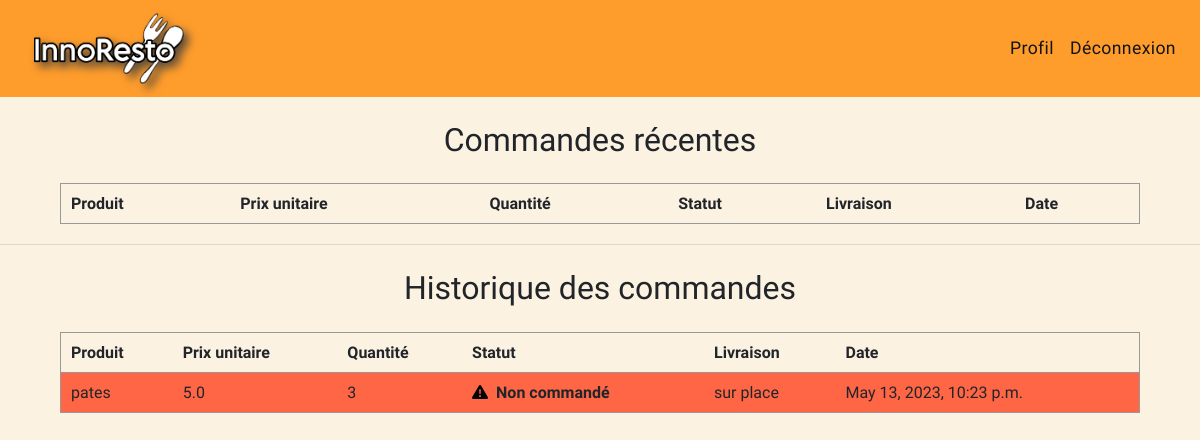
The page /commande (signed in) on the database as committed earlier.
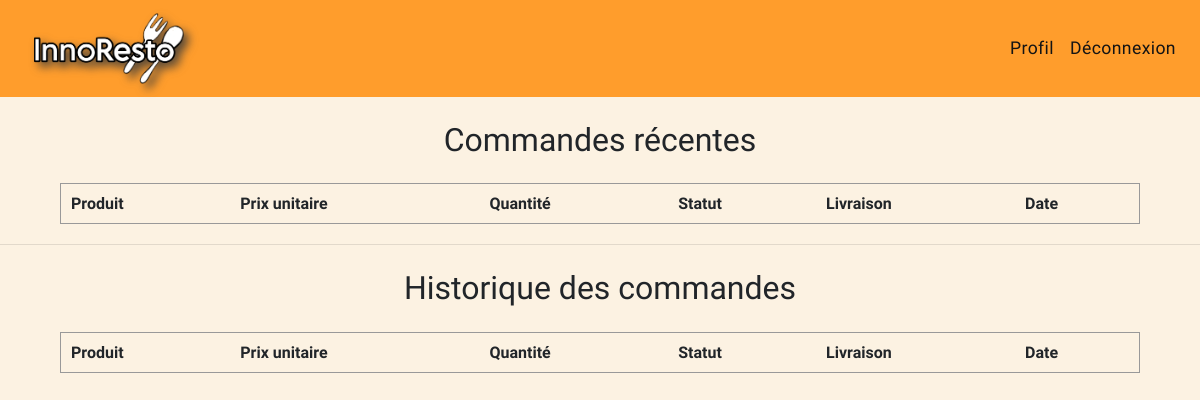
The same page on the database as committed later.
### app1/models.py (models this page shows, shortened)
class Order(models.Model):
    user = models.ForeignKey(settings.AUTH_USER_MODEL, on_delete=models.CASCADE, null=True, blank=True)
    product = models.ForeignKey('Product', on_delete=models.CASCADE)
    quantity = models.IntegerField(default=1)
    ordered = models.BooleanField(default=False)
    ordered_date = models.DateTimeField(auto_now_add=True, null=True)
    processed = models.BooleanField(default=False)
    delivery = models.BooleanField(default=False)

class Product(models.Model):
    name = models.CharField(max_length=128)
    slug = models.SlugField(unique=True, max_length=255, blank=True, null=True, editable=False)
    price = models.FloatField(default=0.0)
    description = models.TextField(blank=True)
    thumbnail = models.ImageField(upload_to="products", blank=True, null=True)
    restaurant = models.ForeignKey(Restaurant, on_delete=models.CASCADE, related_name='products')    # menu = models.ForeignKey(Menu, on_delete=models.CASCADE, related_name='products')

### app1/views.py (the view)
# urls.py: path('commande', views.commande, name='commande'),
def commande (request):
    heuretoday = datetime.now(tz=timezone.utc)
    heuretoday = heuretoday - timedelta(hours=12)
    user = request.user
    orders = Order.objects.filter(user = user).order_by('-ordered_date')
    livraisons = Livraison.objects.filter(order__delivery = True)
    return render(request, 'app1/commandes.html', {'user':user, 'orders':orders, 'livraisons':livraisons,'heuremoins12':heuretoday,})

### templates/app1/commandes.html (shortened to what this page needs)
{% extends 'base.html' %}
{% block content %}
<center>
    <h2 class="m-4">
        Commandes récentes
    </h2>
    <table style="width: 90%; margin: 20px;">
        <thead>
          <tr style="border: 1px solid #999;">
            <th style="padding: 10px;">Produit</th>
            <th style="padding: 10px;">Prix unitaire</th>
            <th style="padding: 10px;">Quantité</th>
            <th style="padding: 10px;font-weight: bold;">Statut</th>
            <th style="padding: 10px;">Livraison</th>
            <th style="padding: 10px;">Date</th>
          </tr>
        </thead>
      </table>
<hr>
      <h2 class="m-4">
        Historique des commandes
      </h2>
      <table style="width: 90%; margin: 20px;">
          <thead>
            <tr style="border: 1px solid #999;">
              <th style="padding: 10px;">Produit</th>
              <th style="padding: 10px;">Prix unitaire</th>
              <th style="padding: 10px;">Quantité</th>
              <th style="padding: 10px;font-weight: bold;">Statut</th>
              <th style="padding: 10px;">Livraison</th>
              <th style="padding: 10px;">Date</th>
            </tr>
          </thead>
          <tbody>
            {% for order in orders %}
            {%if order.ordered_date <= heuremoins12 %}
            <tr style="{% if order.ordered and order.processed %}background-color: #6fff4f;{% elif not order.ordered %}background-color: #ff6645;{% else %}background-color: #f9ff45;{% endif %} border: 1px solid #999;">
              <td style="padding: 10px;">{{ order.product.name }}</td>
              <td style="padding: 10px;">{{ order.product.price }}</td>
              <td style="padding: 10px;">{{ order.quantity }}</td>
              <td style="padding: 10px; font-weight: bold;">{% if order.ordered %}{% if order.processed %}<i class="fa-solid fa-check-double mr-2" style="color: #000000;"></i>Commandé et traité{% else %}<i class="fa-solid fa-check mr-2" style="color: #000000;"></i>Commandé mais non traité{% endif %}{% else %}<i class="fa-solid fa-triangle-exclamation mr-2" style="color: #000000;"></i>Non commandé{% endif %}</td>
              <td style="padding: 10px;">
                {% if order.delivery %} A livrer
                {% for livraison in livraisons %}
                {% if order in livraison.order.all %}
                {%if livraison.delivered %}
                (en cours)
                {%else%}
                (traitement)
                {%endif%}
                {%endif%}
                {%endfor%}
                {% else %} sur place {% endif %}</td>
              <td style="padding: 10px;">{{ order.ordered_date }}</td>
            </tr>
            {%endif%}
            {% endfor %}
          </tbody>
      </table>
</center>
{% endblock %}

Rows that differ between the two databases and show on the page:
removed Order: product.name "pates", product.price "5.0", quantity "3", ordered False (drawn), delivery "sur place", ordered_date "May 13, 2023, 10:23 p.m."
